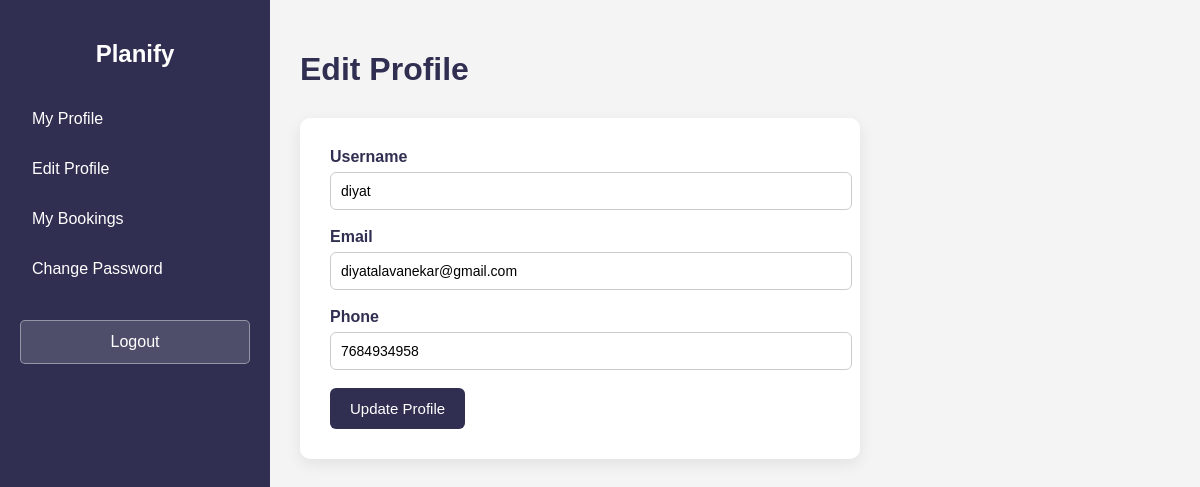
The page /user/edit_profile.php (signed in) on the database its author committed.
### tables this page shows
CREATE TABLE `users` (
  `id` int(11) NOT NULL,
  `username` varchar(100) NOT NULL,
  `email` varchar(150) NOT NULL,
  `phone` varchar(15) NOT NULL,
  `password` varchar(255) NOT NULL,
  `created_at` timestamp NOT NULL DEFAULT current_timestamp()
);

### user/edit_profile.php (the view, shortened to what this page needs)
<?php
include("../config/db.php");
$user_id = $_SESSION['user_id'];
$query = "SELECT username, email, phone FROM users WHERE id = ?";
$stmt = mysqli_prepare($conn, $query);
mysqli_stmt_bind_param($stmt, "i", $user_id);
mysqli_stmt_execute($stmt);
$result = mysqli_stmt_get_result($stmt);
$user = mysqli_fetch_assoc($result);
?>
<!DOCTYPE html>
<html lang="en">
<head>
    <link rel="stylesheet" href="user.css">
</head>
<body onload="noBack();" onpageshow="if (event.persisted) noBack();">
    <div class="dashboard-container">
     <?php include("../includes/user_sidebar.php"); ?>
        <div class="main-content">
            <h1>Edit Profile</h1>
            <form action="update_profile.php" method="POST" class="profile-form">
                <label>Username</label>
                <input type="text" name="username"
                    value="<?php echo htmlspecialchars($user['username']); ?>"
                    required>
                <label>Email</label>
                <input type="email" name="email"
                    value="<?php echo htmlspecialchars($user['email']); ?>"
                    required>
                <label>Phone</label>
                <input type="text" name="phone"
                    value="<?php echo htmlspecialchars($user['phone']); ?>"
                    pattern="[0-9]{10}"
                    title="Enter 10 digit phone number"
                    required>
                <button type="submit" class="btn-save">Update Profile</button>
            </form>
        </div>
    </div>
</body>
</html>

### user/user.css (style rules this page uses)
body { margin: 0; font-family: Arial, sans-serif; background: #f4f4f4; }
.dashboard-container { display: flex; min-height: 100vh; }
.main-content { flex: 1; padding: 30px; }
.main-content h1 { color: rgb(48,47,81); }
.profile-form { background: #ffffff; padding: 30px; border-radius: 10px; box-shadow: 0 5px 15px rgba(0,0,0,0.08); max-width: 500px; margin-top: 30px; }
.profile-form label { display: block; margin-bottom: 6px; font-weight: bold; color: rgb(48,47,81); }
.profile-form input { width: 100%; padding: 10px; margin-bottom: 18px; border: 1px solid #ccc; border-radius: 6px; font-size: 14px; transition: 0.3s; }
.btn-save { background-color: rgb(48,47,81); color: #ffffff; padding: 12px 20px; border: none; border-radius: 6px; font-size: 15px; cursor: pointer; transition: 0.3s; }

### rows shown on the page
users: username "diyat", email "diyatalavanekar@gmail.com", phone "7684934958"
